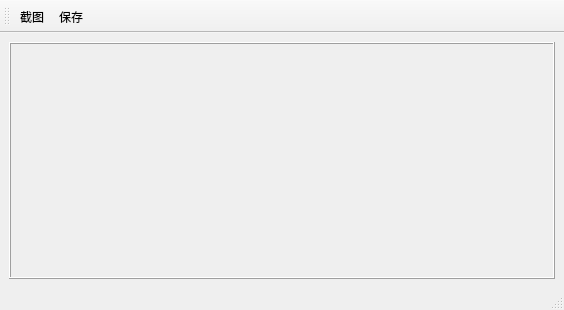
<?xml version="1.0" encoding="UTF-8"?>
<ui version="4.0">
 <class>Demo008Class</class>
 <widget class="QMainWindow" name="Demo008Class">
  <property name="geometry">
   <rect>
    <x>0</x>
    <y>0</y>
    <width>564</width>
    <height>310</height>
   </rect>
  </property>
  <property name="windowTitle">
   <string>Demo008</string>
  </property>
  <widget class="QWidget" name="centralWidget">
   <layout class="QVBoxLayout" name="verticalLayout">
    <property name="spacing">
     <number>0</number>
    </property>
    <property name="margin">
     <number>9</number>
    </property>
    <item>
     <widget class="AfPicture" name="frame">
      <property name="frameShape">
       <enum>QFrame::Box</enum>
      </property>
      <property name="frameShadow">
       <enum>QFrame::Raised</enum>
      </property>
     </widget>
    </item>
   </layout>
  </widget>
  <widget class="QMenuBar" name="menuBar">
   <property name="geometry">
    <rect>
     <x>0</x>
     <y>0</y>
     <width>564</width>
     <height>23</height>
    </rect>
   </property>
  </widget>
  <widget class="QToolBar" name="mainToolBar">
   <attribute name="toolBarArea">
    <enum>TopToolBarArea</enum>
   </attribute>
   <attribute name="toolBarBreak">
    <bool>false</bool>
   </attribute>
   <addaction name="actionCapture"/>
   <addaction name="actionSave"/>
  </widget>
  <widget class="QStatusBar" name="statusBar"/>
  <action name="actionCapture">
   <property name="text">
    <string>截图</string>
   </property>
  </action>
  <action name="actionSave">
   <property name="text">
    <string>保存</string>
   </property>
  </action>
 </widget>
 <layoutdefault spacing="6" margin="11"/>
 <customwidgets>
  <customwidget>
   <class>AfPicture</class>
   <extends>QFrame</extends>
   <header>afqt/AfPicture.h</header>
   <container>1</container>
  </customwidget>
 </customwidgets>
 <resources>
  <include location="../demo008.qrc"/>
 </resources>
 <connections/>
</ui>
